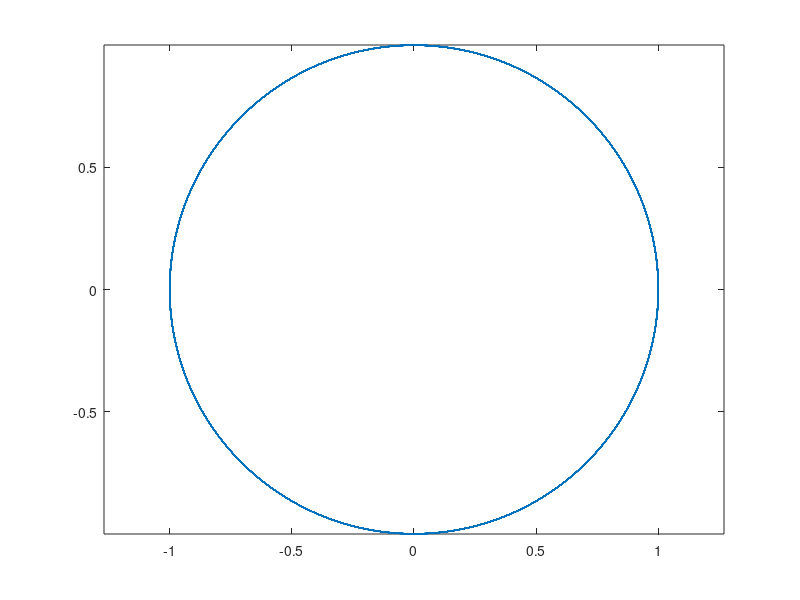

Write MATLAB code to recreate this figure. (Note: this script raises an error after producing the figure.)
clc; clear; close all;

%% simulate
n_circle = 100;
step_size = 0.1;
theta = 0:step_size:n_circle*2*pi;
x = cos(theta);
y = sin(theta);

figure;
plot(x,y);
axis equal;

%% reconstruct
[time_series_reconstructed, eLag, eDim] = reconstruct(x);
plot_3D(time_series_reconstructed(:,1:3),eLag,eDim);

[time_series_reconstructed, eLag, eDim] = reconstruct(y);
plot_3D(time_series_reconstructed(:,1:3),eLag,eDim);